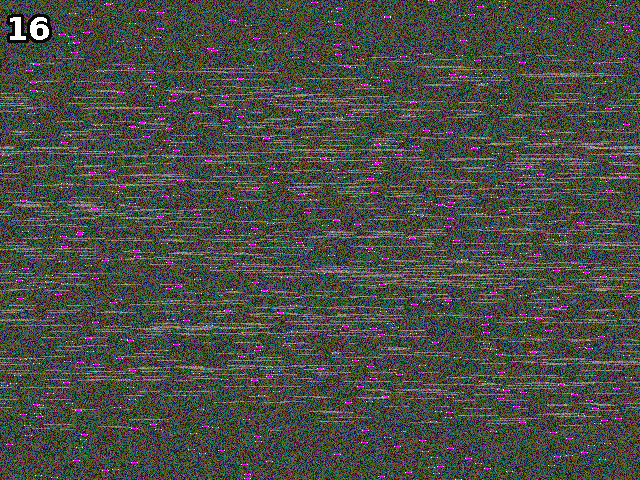
#> input picture level/16/mozart.gif, 640 x 480 px
$ python solve.py
#> lines starting #> are read from the running program, lines starting #| are printed output that depends on the picture
# title: let me get this straight
# file: "mozart.gif" [size: 640 x 480]

from PIL import Image, ImageDraw
import numpy

# observation: each "line" in "mozart.gif" have a shorter magenta line with white ends
# observation: each magenta line is the same length

'correct solution (step 1):' # align the magenta lines

mozart = Image.open("mozart.gif").convert("RGB")
#> mozart is the input picture: PIL image 640x480 RGB; mean R, G, B 74.6, 76.9, 70.2
# note: because the image is a gif file, convert("RGB") is necessary for conversion to array
wire = list(mozart.getdata()) # get pixel data from "mozart.gif" as one long array
#> wire = 307200 items
data = [wire[640*y:640*y+640] for y in range(480)] # data[y][x]
#> data = 480 items
for x in range(640):
    if sum(data[0][x]) / 3 > 200: # where [sum(data[0][x]) / 3] is the grayscale value of the pixel
        magenta = data[0][x + 1]
        # in the first line, the first magenta follows the first white
        break # end for loop
#> this loop made 429 passes
#> magenta on pass 429: (255, 0, 255)
for y in range(480):
    index = data[y].index(magenta) # find the index of the first magenta
    difference = (641 - index) % 640
    data[y] = data[y][640-difference:] + data[y][:640-difference]
#> this loop made 480 passes
#> (index, difference) on passes 1 to 3: (429, 212), (500, 141), (312, 329)

data = numpy.asarray(data, dtype=numpy.uint8)
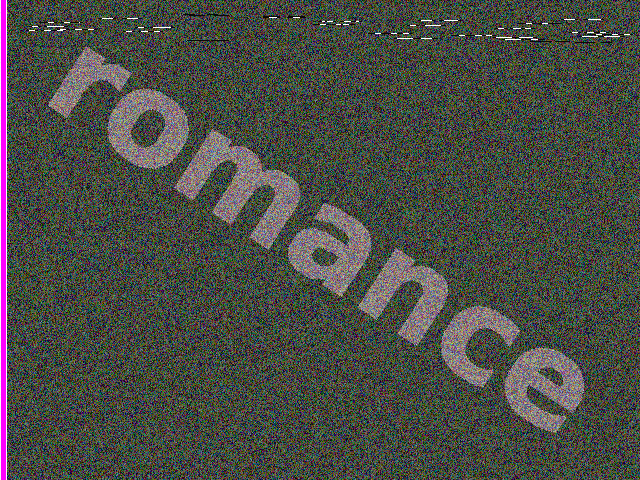
#> data: shape (480, 640, 3); mean of channels 0, 1, 2 74.6, 76.9, 70.2; drawn as R, G, B
# note: the default dtype=numppy.int32, which is not readable by Image.fromarray()
image = Image.fromarray(data)
image.show()
image.save("solution.jpg")
print("romance.html")
# result: "romance.html"
